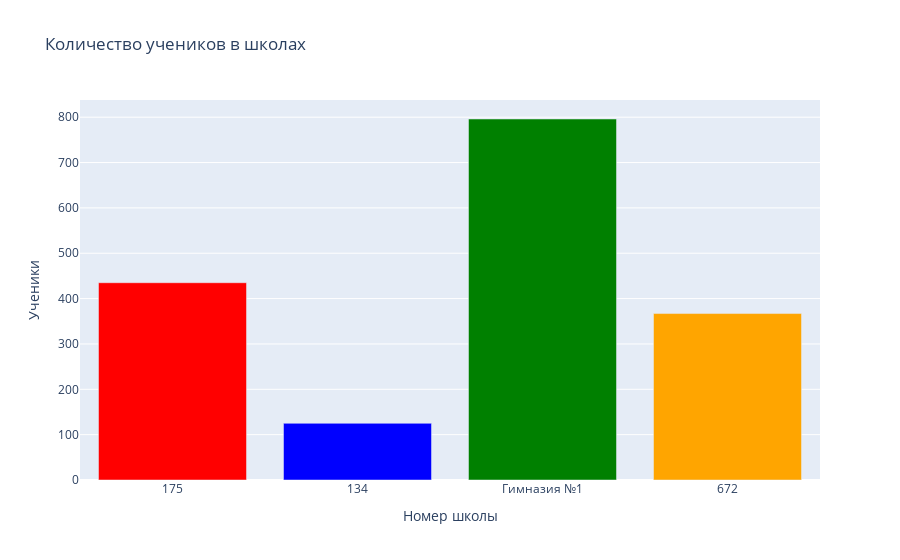

The notebook cell this image was saved under:
### Markdown cell above
Сделать так, чтобы столбец принимал цвет в зависимости от значения 
показателя (marker=dict(color=признак, coloraxis="coloraxis")).

### Code cell
import plotly.graph_objects as go

fig = go.Figure()
fig.add_trace(go.Bar(x=sch, y=child,
                    marker=dict(color=["red", "blue", "green", "orange"])))

fig.update_layout(
    title="Количество учеников в школах",
    xaxis_title="Номер школы",
    yaxis_title="Ученики"
)
fig.show()

### Figure 1 — Plotly figure (JSON) as saved in the notebook; plotly's stock layout.template omitted (floating-point values rounded to 4 significant figures)
{"data": [{"marker": {"color": ["red", "blue", "green", "orange"]}, "type": "bar", "x": ["175", "134", "Гимназия №1", "672"], "y": [435, 125, 796, 367]}], "layout": {"title": {"text": "Количество учеников в школах"}, "xaxis": {"title": {"text": "Номер школы"}}, "yaxis": {"title": {"text": "Ученики"}}}}
